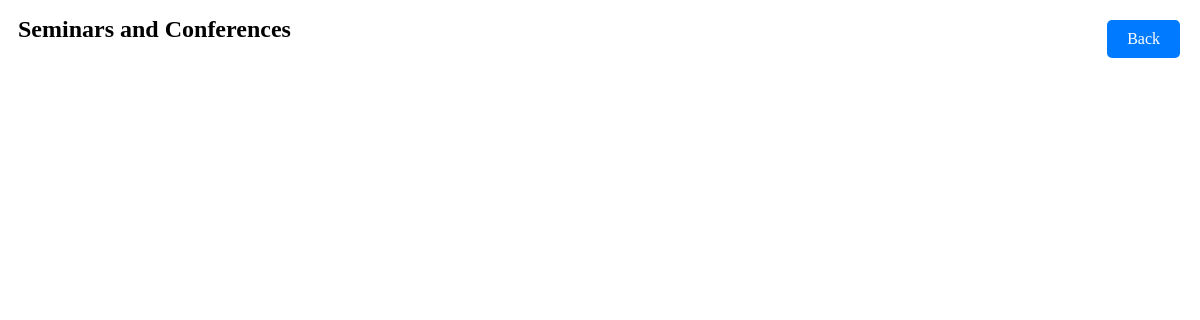
/seminars/, run on an earlier commit of the app's database.
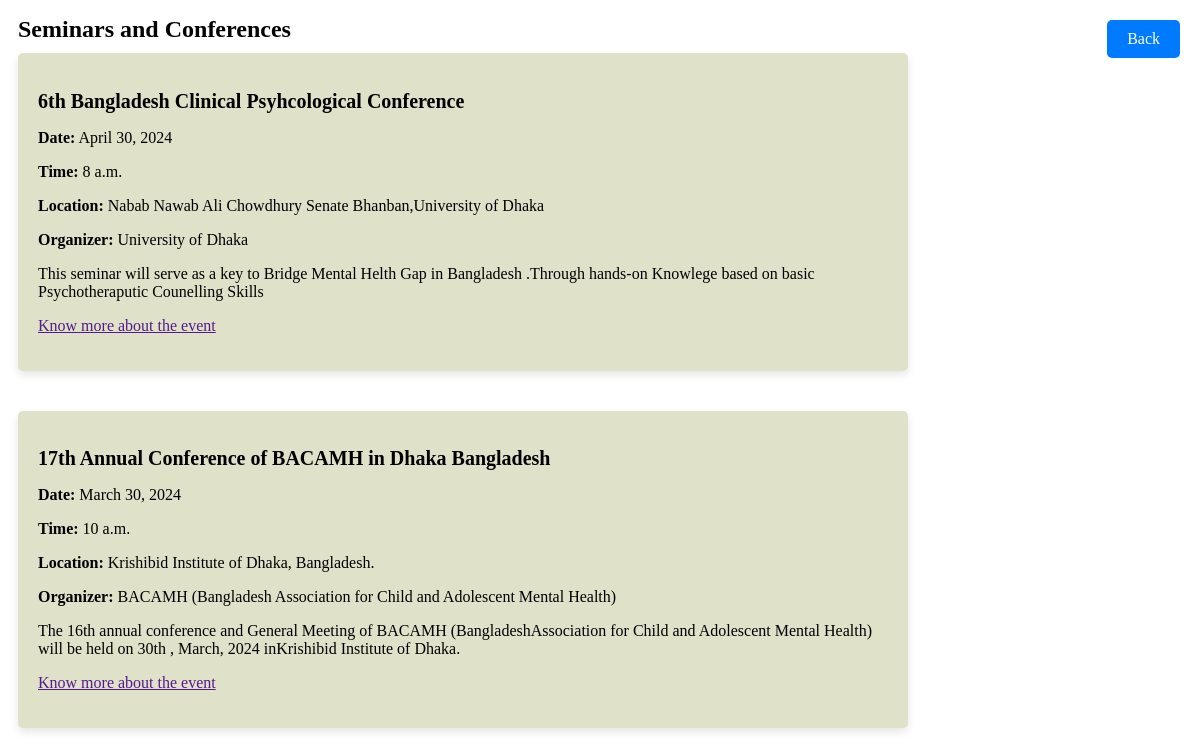
And on a later commit of the database.
### events/models.py (models this page shows)
class SeminarsConferences(models.Model):
    title = models.CharField(max_length=200)
    description = models.TextField()
    date = models.DateField()
    time = models.TimeField()
    location = models.CharField(max_length=200)
    organizer = models.CharField(max_length=200)

### events/views.py (the view)
# urls.py: path('seminars/', seminars, name='seminars'),
def seminars(request):
    seminars = SeminarsConferences.objects.all()
    return render(request, 'seminars.html', {'seminars': seminars})

### events/templates/seminars.html (shortened to what this page needs)
<!DOCTYPE html>
<html lang="en">
<head>
    {% load static%}
    <link rel="stylesheet" href="{% static 'seminar.css' %}">
</head>
<body>
    <div class="main">
        <div class="section">
            <a href="{% url 'upcoming_events' %}" class="back-button">Back</a>
            <h1 class="title">Seminars and Conferences</h1>
            <div class="grid">
                {% for seminar in seminars %}
                <div class="col">
                    <div class="content">
                        <h2 class="heading">{{ seminar.title }}</h2>
                        <p class="paragraph"><strong>Date:</strong> {{ seminar.date }}</p>
                        <p class="paragraph"><strong>Time:</strong> {{ seminar.time }}</p>
                        <p class="paragraph"><strong>Location:</strong> {{ seminar.location }}</p>
                        <p class="paragraph"><strong>Organizer:</strong> {{ seminar.organizer }}</p>
                        <p class="paragraph">{{ seminar.description }}</p>
                        <p><a href="{{ seminar.details_url }}" class="details-link">Know more about the event</a></p>
                    </div>
                </div>
                {% endfor %}
            </div>
        </div>
    </div>
</body>
</html>

### events/static/seminar.css (style rules this page uses)
.main { margin: 10px; }
.section { margin-bottom: 10px; }
.title { font-size: 24px; font-weight: bold; margin-bottom: 10px; }
.grid { display: flex; flex-direction: column; gap: 20px; }
.col { background-color: #dfe1c9; padding: 20px; border-radius: 5px; box-shadow: 0 4px 8px rgba(0, 0, 0, 0.1); margin-bottom: 20px; max-width: 850px; width: 100%; }
.content { margin-bottom: 10px; }
.heading { font-size: 20px; font-weight: bold; margin-bottom: 5px; }
.paragraph { margin-bottom: 10px; }
.back-button { position: fixed; top: 20px; right: 20px; padding: 10px 20px; background-color: #007bff; color: white; text-decoration: none; border-radius: 5px; }

What changed in the data, as far as the page shows it:
added SeminarsConferences: title "6th Bangladesh Clinical Psyhcological Conference", date "April 30, 2024", time "8 a.m.", location "Nabab Nawab Ali Chowdhury Senate Bhanban,University of Dhaka", organizer "University of Dhaka", description "This seminar will serve as a key to Bridge Mental Helth Gap in Bangladesh .Through hands-on Knowlege based on basic Psychotheraputic Counelling Skills"
added SeminarsConferences: title "17th Annual Conference of BACAMH in Dhaka Bangladesh", date "March 30, 2024", time "10 a.m.", location "Krishibid Institute of Dhaka, Bangladesh.", organizer "BACAMH (Bangladesh Association for Child and Adolescent Mental Health)", description "The 16th annual conference and General Meeting of BACAMH (BangladeshAssociation for Child and Adolescent Mental Health) will be held on 30th , March, 2024 inKrishibid Institute of Dhaka."
